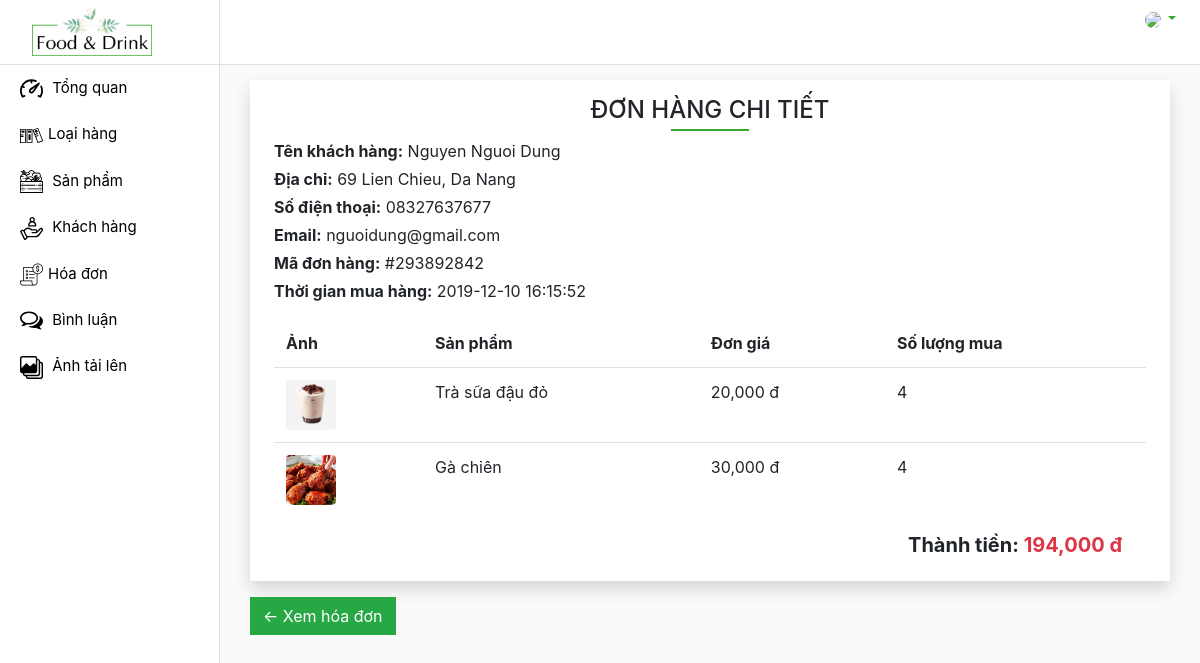
Page /admin/bills/index.php?detailBill&id_bill=293892842 on the committed database.
### tables this page shows
CREATE TABLE `bill` (
  `id_bill` int(12) NOT NULL,
  `id_customer_bill` varchar(100) NOT NULL,
  `date_bill` datetime NOT NULL DEFAULT current_timestamp(),
  `status` int(1) NOT NULL
);

CREATE TABLE `customers` (
  `id_customer` varchar(100) NOT NULL,
  `password` varchar(120) NOT NULL,
  `name_customer` varchar(100) NOT NULL,
  `gender` varchar(6) NOT NULL,
  `img_customer` varchar(120) NOT NULL,
  `email` varchar(110) NOT NULL,
  `phone` varchar(11) NOT NULL,
  `address` text NOT NULL,
  `role` int(2) NOT NULL
);

CREATE TABLE `detail_bill` (
  `id_detail_bill` int(12) NOT NULL,
  `id_bill` int(12) NOT NULL,
  `id_product_bill` int(12) NOT NULL,
  `quantity` int(10) NOT NULL,
  `amount` float NOT NULL
);

CREATE TABLE `products` (
  `id_product` int(12) NOT NULL,
  `name_product` varchar(120) NOT NULL,
  `img_product` varchar(200) NOT NULL,
  `price_product` float NOT NULL,
  `sale` float NOT NULL,
  `view` int(10) NOT NULL,
  `kind_product` int(11) NOT NULL,
  `description` text NOT NULL
);

### admin/bills/index.php (called while the page is built, shortened)
<?php
    require '../../global.php';
    require '../../DAO/functionBuyProduct.php';
    extract($_REQUEST);
    if(array_key_exists('detailBill', $_REQUEST)) {
        $infoDetailBill = selectDetailBill($id_bill);
        $infoProductInBill = selectDetailProductInBill($id_bill);
        $sumPrice = sumPriceBill($id_bill);
    }
    require '../layout.php';
?>

### DAO/functionBuyProduct.php (called while the page is built, shortened)
<?php
    require 'database.php';
    function selectDetailBill($id_bill) {
        global $db;
        $select = "SELECT B.*, C.*
                    FROM bill AS B INNER JOIN customers AS C ON B.id_customer_bill = C.id_customer
                    WHERE B.id_bill = $id_bill";
        $lists = $db->query($select);
        return $lists->fetch();
    }
    function selectDetailProductInBill($id_bill) {
        global $db;
        $select = "SELECT D.*, P.*
                    FROM detail_bill AS D INNER JOIN products AS P ON D.id_product_bill = P.id_product
                    WHERE D.id_bill = $id_bill";
        return $db->query($select);
    }
    function sumPriceBill($id_bill) {
        global $db;
        $sum = "SELECT SUM(quantity * amount)
                FROM detail_bill
                WHERE id_bill = $id_bill";
        $lists = $db->query($sum);
        $list = $lists->fetch();
        return $list['SUM(quantity * amount)'];
    }
?>

### global.php (called while the page is built, shortened)
<?php
    $URL = "/du-an-1";
    $URL_ADMIN = $URL . '/admin';
    $URL_IMG = $URL . '/images';
?>

### admin/bills/viewDetailBill.php (the view, shortened to what this page needs)
<div class="container">
    <div class="shadow bg-white p-3 px-4">
        <h4 class="text-center aline-text">ĐƠN HÀNG CHI TIẾT</h4>
        <p class="mb-1"><span class="font-weight-bold">Tên khách hàng:</span> <?=$infoDetailBill['name_customer']?></p>
        <p class="mb-1"><span class="font-weight-bold">Địa chỉ:</span> <?=$infoDetailBill['address']?></p>
        <p class="mb-1"><span class="font-weight-bold">Số điện thoại:</span> <?=$infoDetailBill['phone']?></p>
        <p class="mb-1"><span class="font-weight-bold">Email:</span> <?=$infoDetailBill['email']?></p>
        <p class="mb-1"><span class="font-weight-bold">Mã đơn hàng:</span> #<?=$infoDetailBill['id_bill']?></p>
        <p class="mb-1"><span class="font-weight-bold">Thời gian mua hàng:</span> <?=$infoDetailBill['date_bill']?></p>
        <table class="table table-hover mt-3">
            <thead>
                <tr>
                    <th scope="col">Ảnh</th>
                    <th scope="col">Sản phẩm</th>
                    <th scope="col">Đơn giá</th>
                    <th scope="col">Số lượng mua</th>
                </tr>
            </thead>
            <tbody>
                <form action="index.php" id="formQuantifyCart" method="post">
                    <?php foreach ($infoProductInBill as $product) : ?>
                        <tr>
                            <td scope="row"><img src="<?= $URL_IMG ?>/<?= $product['img_product'] ?>" class="rounded" height="50px" width="50px"></td>
                            <td><?= $product['name_product'] ?></td>
                            <td><?= number_format($product['price_product']) ?> đ</td>
                            <td ><?= $product['quantity'] ?></td>
                        </tr>
                    <?php endforeach ?>
                </form>
            </tbody>
        </table>
        <h5 class="text-right font-weight-bold mr-4">Thành tiền: <span class="text-danger"><?=number_format($sumPrice)?> đ</span></h5>
    </div>
    <a href="<?=$URL_ADMIN?>/bills" class="btn btn-success mt-3 rounded-0"> <- Xem hóa đơn</a>
</div>

### css/admin.css (style rules this page uses)
body { background-color: #fafafa; }
.table thead th { border-bottom: 1px solid #ededed; }
.table th { border-top: none }

### css/index.css (style rules this page uses)
body { margin: 0; padding: 0; }
.aline-text:after { content: ''; width: 9%; height: 2.4px; background-color: #36A82B; display: block; margin: 4px auto; }
.table thead th { vertical-align: bottom; border-bottom: 0; border-top: 0; }

### rows in the picture
bill: id_customer_bill.name_customer "Nguyen Nguoi Dung", id_customer_bill.address "69 Lien Chieu, Da Nang", id_customer_bill.phone "08327637677", id_customer_bill.email "nguoidung@gmail.com", id_bill "293892842", date_bill "2019-12-10 16:15:52"
detail_bill: id_product_bill.img_product (picture), id_product_bill.name_product "Trà sữa đậu đỏ", id_product_bill.price_product "20,000", quantity "4"
detail_bill: id_product_bill.img_product (picture), id_product_bill.name_product "Gà chiên", id_product_bill.price_product "30,000", quantity "4"

### other values in the picture
$sumPrice "194,000"
